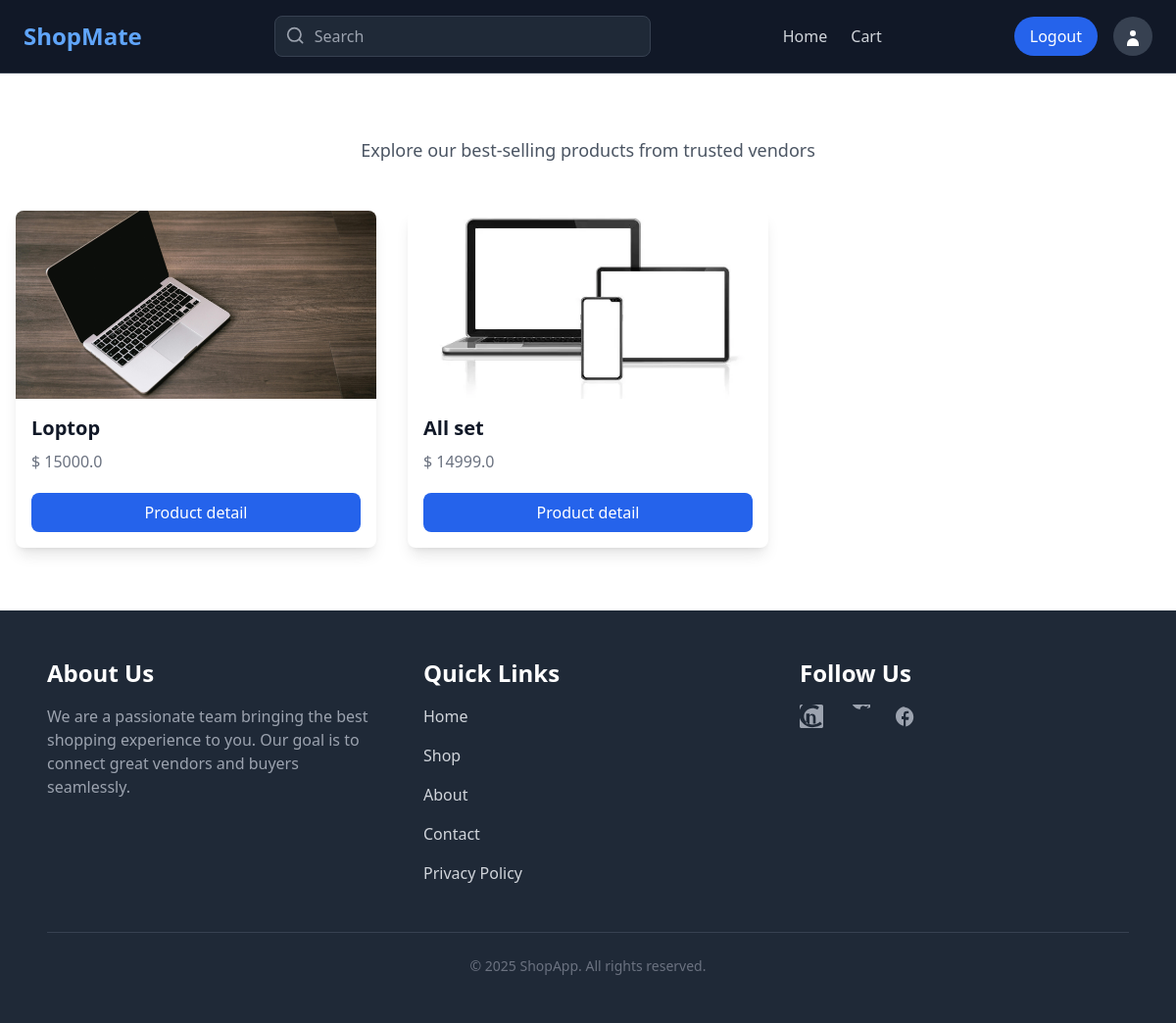
The app's page / (signed in) with its own data.
### app/models.py (models this page shows, shortened)
class ProductModel(models.Model):
    product_image=models.ImageField(upload_to='product')
    category=models.ForeignKey(CategoryModel,on_delete=models.CASCADE)
    profile=models.ForeignKey(ProfileModel,on_delete=models.CASCADE,related_name='profile')
    name=models.CharField(max_length=50)
    description=models.TextField()
    price=models.FloatField()
    is_sold=models.BooleanField(default=False)
    created_at=models.DateField(auto_now_add=True)
    update_at=models.DateField(auto_now=True)

### app/views.py (the view)
# urls.py: path('',views.IndexView.as_view(),name='index'),
class IndexView(View):
    def get(self,request,*args,**kwargs):
            context=ProductModel.objects.all()
            return render(request,'home/index.html',{'product_list':context})

### app/templates/home/index.html
{% extends 'base.html' %}
{% block content %}
  <section id="products" class="py-16 bg-white">
    <div class="max-w-screen-xl mx-auto text-center mb-12">
      <p class="text-lg text-gray-600">Explore our best-selling products from trusted vendors</p>
    </div>
    <div class="grid grid-cols-1 sm:grid-cols-2 lg:grid-cols-3 xl:grid-cols-4 gap-8 px-4">
      {% if product_list %}
      {% for product in product_list %}
      <a href="{% url 'product_detail' product.id %}" class="bg-white shadow-lg rounded-lg overflow-hidden">
        <img src="{{product.product_image.url}}" alt="Product 1" class="w-full h-48 object-cover">
        <div class="p-4">
          <h3 class="text-xl font-semibold"> {{product.name}} </h3>
          <p class="text-gray-500 mt-2">$ {{product.price}} </p>
          <button  class="bg-blue-600 text-white  mt-5  px-4 py-2 rounded-lg w-full hover:bg-blue-500 transition">Product detail</button>
        </div>
      </a>
      {% endfor %}
      {% else %}
      <p> Prodcut list is empty  </p>
      {% endif %}
    </div>
  </section>
{% endblock %}

### records on screen
ProductModel: product_image (picture), name "Loptop", price "15000.0"
ProductModel: product_image (picture), name "All set", price "14999.0"
